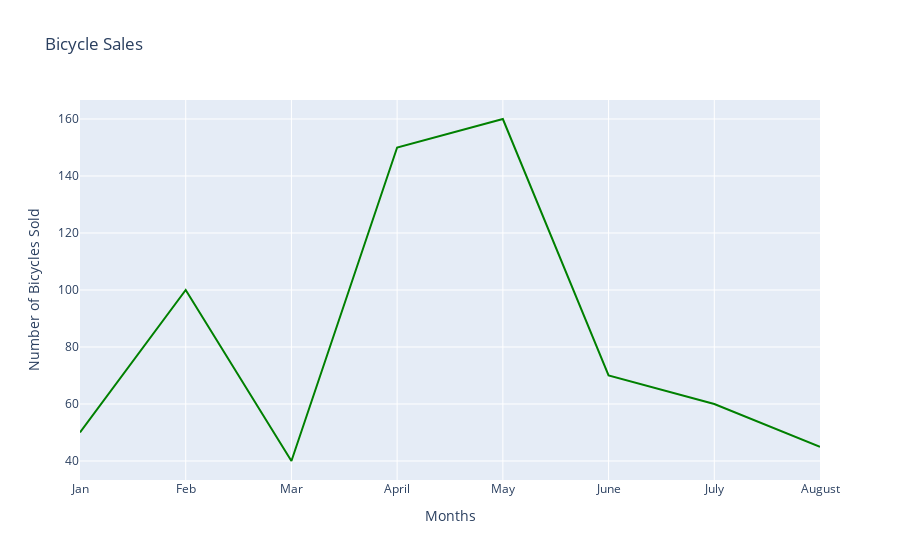

Here is the notebook cell this chart was saved with:
### Code cell
## Here we update these values under function attributes such as title,xaxis_title and yaxis_title
fig.update_layout(title='Bicycle Sales', xaxis_title='Months', yaxis_title='Number of Bicycles Sold')
# Display the figure
fig.show()

### Figure 1 — Plotly figure (JSON) as saved in the notebook; plotly's stock layout.template omitted (floating-point values rounded to 4 significant figures)
{"data": [{"marker": {"color": "green"}, "mode": "lines", "type": "scatter", "x": ["Jan", "Feb", "Mar", "April", "May", "June", "July", "August"], "y": [50, 100, 40, 150, 160, 70, 60, 45]}], "layout": {"title": {"text": "Bicycle Sales"}, "xaxis": {"title": {"text": "Months"}}, "yaxis": {"title": {"text": "Number of Bicycles Sold"}}}}
